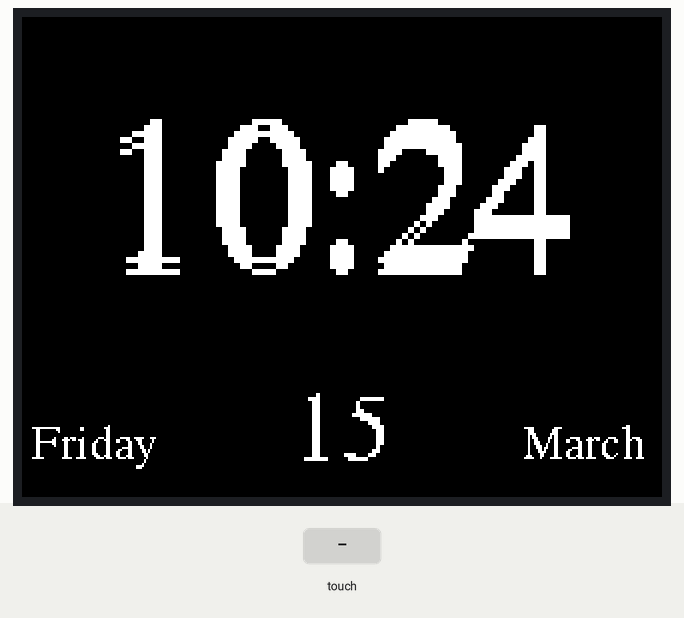
This sketch was run on a simulated Arduino Uno, built with avr-gcc and run on an emulated ATmega328P. Parts: 320×240 colour display. The inputs (shaded band) are chosen by the test bench. The local clock reads 2024-03-15 10:24:30 at power-on unless the sketch sets it; what the sketch prints to the serial monitor is not drawn.

Above: at 1.4 s.
1.5 s: touch panel pressed at 13 % / 10 % of its raw x / y range
At 3.8 s:
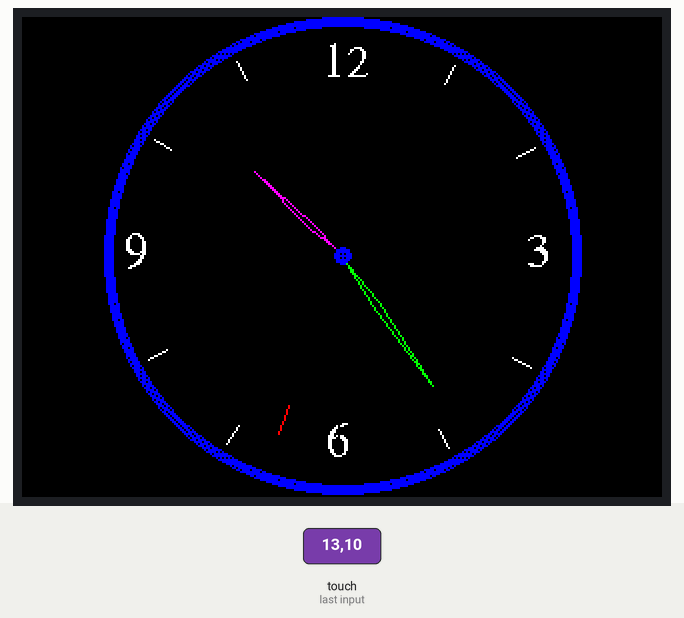
4.5 s: touch panel pressed at 38 % / 10 % of its raw x / y range
At 5.1 s:
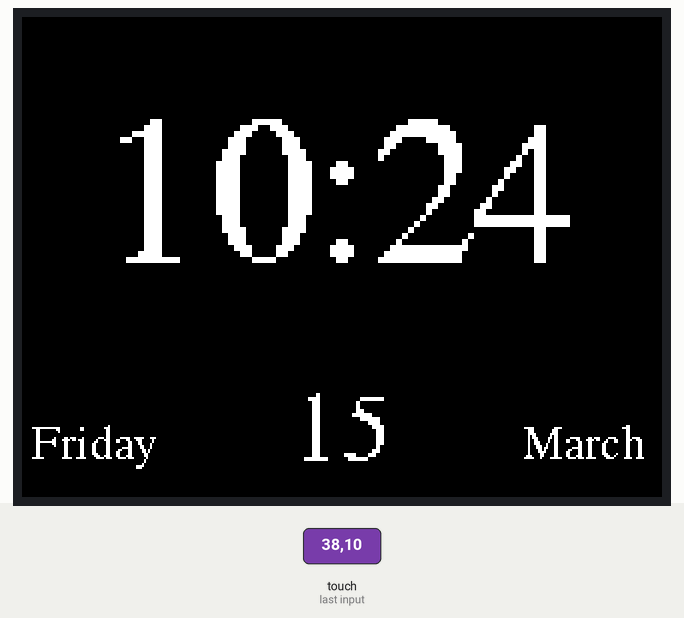
Timing chart, 0 to 7.5 s (numbered marks = the images above; inputs shaded):
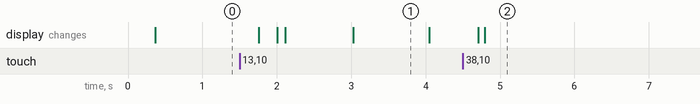

The sketch:

UNO-TFT-Clock.ino
```cpp
/*****************************************************************************
  "Simple Clock" by TomTekTime 05-29-17

HARDWARE:
  Arduino Uno https://www.amazon.com/Elegoo-ATmega328P-ATMEGA16U2-Compatible-Arduino/dp/B01EWOE0UU/ref=sr_1_4?ie=UTF8&qid=1499188869&sr=8-4&keywords=arduino+uno
  DS1307 Timer Uno Shield https://www.amazon.com/gp/product/B00PI6TQWO/ref=oh_aui_detailpage_o04_s00?ie=UTF8&psc=1
  AdaFruit 2.8 TFT Uno Shield http://www.adafruit.com/products/1651

 LIBRARIES:
  Uses DS1307 Library (RTCLib.h) https://github.com/adafruit/RTClib/archive/master.zip
  Uses ADAfruit Graphics Library (Adafruit_GFX.h) https://github.com/adafruit/Adafruit-GFX-Library
  Uses Adafruit TFT Library (Adafruit_ILI9341.h) https://github.com/adafruit/TFTLCD-Library


*****************************************************************************/

// TFT Display Libraries
#include "SPI.h"
#include "Adafruit_GFX.h"
#include "Adafruit_ILI9341.h"
#include "Adafruit_STMPE610.h"
#include "Fonts/FreeSerif18pt7b.h"
#include "Fonts/FreeSerif12pt7b.h"

// Timer Libraries
#include <Wire.h>
#include "RTClib.h"

// For the Adafruit shield, these are the default.
#define TFT_DC 9
#define TFT_CS 10
#define STMPE_CS 8

// Constants
const char daysOfTheWeek[7][12] = {"Sunday", "Monday", "Tuesday", "Wednesday", "Thursday", "Friday", "Saturday"};
const char monthOfTheYear[12][12] = {"January", "February", "March", "April", "May", "June", "July", "August", "September", "October", "November", "December"};

// Global Variables
RTC_DS1307 rtc;
Adafruit_STMPE610 ts = Adafruit_STMPE610(STMPE_CS);
Adafruit_ILI9341 tft = Adafruit_ILI9341(TFT_CS, TFT_DC);
boolean screen1 = true;
String displayTime;

void setup() {
 Serial.begin(9600);
  if (! rtc.begin()) {
    Serial.println("Couldn't find RTC");
    while (1);
  }

  if (! rtc.isrunning()) {
    Serial.println("RTC is NOT running!");
    // following line sets the RTC to the date & time this sketch was compiled
     rtc.adjust(DateTime(F(__DATE__), F(__TIME__)));
     //This line sets the RTC with an explicit date & time, for example to set
    // January 21, 2014 at 3am you would call:
     //rtc.adjust(DateTime(2017, 06, 16, 20, 0, 0));
  }

  tft.begin();
  tft.setRotation(1);
  tft.fillScreen(ILI9341_BLACK);

   if (!ts.begin()) {
    Serial.println("Unable to start touchscreen.");
  }
  else {
    Serial.println("Touchscreen started.");
  }
}


void loop(void) {
   DateTime time = rtc.now();

   if (!ts.bufferEmpty()){            //toggle screen displayed when touch event received
       while(!ts.bufferEmpty()){
          TS_Point p = ts.getPoint();
       }
      if(screen1){
        tft.fillScreen(ILI9341_BLACK);
        drawScreen2(time);
         screen1=!screen1;
      }
      else{
         tft.fillScreen(ILI9341_BLACK);
         drawScreen1(time);
          screen1=!screen1;
      }
    }
    else{                           // otherwise refresh the screen
      if(screen1){
        refreshScreen1(time);
      }
      else{
        refreshScreen2(time);
      }
    }
    delay(100);
 }


void drawScreen1(DateTime time) {

  //Time
  tft.setCursor(40, 120);
  tft.setFont(&FreeSerif18pt7b);
  tft.setTextColor(ILI9341_WHITE);
  tft.setTextSize(3);
  tft.print(getTimeStr(time));
  displayTime = getTimeStr(time);

  //Day of the Week
  tft.setFont(&FreeSerif12pt7b);
  tft.setTextSize(1);
  tft.setCursor(05, 220);
  tft.print(daysOfTheWeek[time.dayOfTheWeek()]);

   //Day of the Month
  tft.setTextSize(2);
  tft.setCursor(135, 220);
  tft.print(time.day());

  //Month (Position based on size of month String)
  tft.setTextSize(1);
  String monthStr = monthOfTheYear[time.month()-1];
  if(monthStr.length() == 3){
     tft.setCursor(270, 220);
  }
  else if(monthStr.length() == 4){
     tft.setCursor(260, 220);
  }
  else if(monthStr.length() == 5){
     tft.setCursor(250, 220);
  }
  else if(monthStr.length() == 6){
     tft.setCursor(240, 220);
  }
  else if(monthStr.length() == 7){
     tft.setCursor(230, 220);
  }
  else if(monthStr.length() == 8){
     tft.setCursor(215, 220);
  }
  else if(monthStr.length() == 9){
     tft.setCursor(210, 220);
  }

 tft.print(monthOfTheYear[time.month()-1]);
}


void refreshScreen1(DateTime time) {
  //Only refresh the digit that changed

  if(getTimeStr(time).charAt(4) != displayTime.charAt(4)){
     tft.fillRect(222, 48, 60, 80,  ILI9341_BLACK);
   }

  if(getTimeStr(time).charAt(3) != displayTime.charAt(3)){
     tft.fillRect(172, 48, 52, 80,  ILI9341_BLACK);
   }

   if(getTimeStr(time).charAt(1) != displayTime.charAt(1)){
     tft.fillRect(91, 48, 55, 80,  ILI9341_BLACK);
   }

   if(getTimeStr(time).charAt(0) != displayTime.charAt(0)){
     tft.fillRect(40, 48, 55, 80,  ILI9341_BLACK);
   }

   if(getTimeStr(time).equals("00:00")){
     tft.fillScreen(ILI9341_BLACK);
   }
  drawScreen1(time);
}


String getTimeStr(DateTime date){
  unsigned int min = date.minute();
  String minStr = String(min);
  if (min < 10 ){
    minStr = "0" + String(min);
  }

  unsigned int hour = date.hour();
  String hourStr = String(hour);
  if(hour <10){
    hourStr = "0" + String(hour);
  }

  String time = hourStr+ ":" + minStr;
  return time;
}


// Globals for Clock Screen
int clockCenterX=160;
int clockCenterY=119;
int oldsec=0;

void drawScreen2(DateTime time){
  // Clear screen
  tft.fillScreen(ILI9341_BLACK);

  // Draw Clockface
  for (int i=0; i<5; i++){
    tft.drawCircle(clockCenterX, clockCenterY, 119-i, ILI9341_BLUE);
  }
  for (int i=0; i<5; i++)  {
    tft.drawCircle(clockCenterX, clockCenterY, i, ILI9341_BLUE);
  }

  tft.setCursor(clockCenterX+92,clockCenterY+5);
  tft.print("3");
  tft.setCursor(clockCenterX-8,clockCenterY+100);
  tft.print("6");
  tft.setCursor(clockCenterX-109,clockCenterY+5);
  tft.print("9");
  //tft.setCursor( clockCenterX-16,clockCenterY-109);
  tft.setCursor( clockCenterX-10,clockCenterY-90);
  tft.print("12");
  for (int i=0; i<12; i++){
    if ((i % 3)!=0)
      drawMark(i);
  }
  drawMin(time.minute());
  drawHour(time.hour(), time.minute());
  drawSec(time.second());
  oldsec=time.second();
}


void refreshScreen2(DateTime time) {
// tft.fillScreen(ILI9341_BLACK);

  if (oldsec!=time.second())
    {
      if (time.second()==0)
      {
        drawMin(time.minute());
        drawHour(time.hour(), time.minute());
      }
      drawSec(time.second());
      oldsec=time.second();
    }
}


void drawMark(int h){
  float x1, y1, x2, y2;

  h=h*30;
  h=h+270;

  x1=110*cos(h*0.0175);
  y1=110*sin(h*0.0175);
  x2=100*cos(h*0.0175);
  y2=100*sin(h*0.0175);

  tft.drawLine(x1+clockCenterX, y1+clockCenterY, x2+clockCenterX, y2+clockCenterY, ILI9341_WHITE);
}

void drawSec(int s){
  float x1, y1, x2, y2;
  int ps = s-1;

  if (ps==-1)
    ps=59;
  ps=ps*6;
  ps=ps+270;

  x1=95*cos(ps*0.0175);
  y1=95*sin(ps*0.0175);
  x2=80*cos(ps*0.0175);
  y2=80*sin(ps*0.0175);

  tft.drawLine(x1+clockCenterX, y1+clockCenterY, x2+clockCenterX, y2+clockCenterY, ILI9341_BLACK);

  s=s*6;
  s=s+270;

  x1=95*cos(s*0.0175);
  y1=95*sin(s*0.0175);
  x2=80*cos(s*0.0175);
  y2=80*sin(s*0.0175);

  tft.drawLine(x1+clockCenterX, y1+clockCenterY, x2+clockCenterX, y2+clockCenterY, ILI9341_RED);
}

void drawMin(int m){
  float x1, y1, x2, y2, x3, y3, x4, y4;
  int pm = m-1;

  if (pm==-1)
    pm=59;
  pm=pm*6;
  pm=pm+270;

  x1=80*cos(pm*0.0175);
  y1=80*sin(pm*0.0175);
  x2=5*cos(pm*0.0175);
  y2=5*sin(pm*0.0175);
  x3=30*cos((pm+4)*0.0175);
  y3=30*sin((pm+4)*0.0175);
  x4=30*cos((pm-4)*0.0175);
  y4=30*sin((pm-4)*0.0175);

  tft.drawLine(x1+clockCenterX, y1+clockCenterY, x3+clockCenterX, y3+clockCenterY, ILI9341_BLACK);
  tft.drawLine(x3+clockCenterX, y3+clockCenterY, x2+clockCenterX, y2+clockCenterY, ILI9341_BLACK);
  tft.drawLine(x2+clockCenterX, y2+clockCenterY, x4+clockCenterX, y4+clockCenterY, ILI9341_BLACK);
  tft.drawLine(x4+clockCenterX, y4+clockCenterY, x1+clockCenterX, y1+clockCenterY, ILI9341_BLACK);

  m=m*6;
  m=m+270;

  x1=80*cos(m*0.0175);
  y1=80*sin(m*0.0175);
  x2=5*cos(m*0.0175);
  y2=5*sin(m*0.0175);
  x3=30*cos((m+4)*0.0175);
  y3=30*sin((m+4)*0.0175);
  x4=30*cos((m-4)*0.0175);
  y4=30*sin((m-4)*0.0175);

  tft.drawLine(x1+clockCenterX, y1+clockCenterY, x3+clockCenterX, y3+clockCenterY, ILI9341_GREEN);
  tft.drawLine(x3+clockCenterX, y3+clockCenterY, x2+clockCenterX, y2+clockCenterY, ILI9341_GREEN);
  tft.drawLine(x2+clockCenterX, y2+clockCenterY, x4+clockCenterX, y4+clockCenterY,ILI9341_GREEN);
  tft.drawLine(x4+clockCenterX, y4+clockCenterY, x1+clockCenterX, y1+clockCenterY, ILI9341_GREEN);
}

void drawHour(int h, int m){
  float x1, y1, x2, y2, x3, y3, x4, y4;
  int ph = h;

  if (m==0)
  {
    ph=((ph-1)*30)+((m+59)/2);
  }
  else
  {
    ph=(ph*30)+((m-1)/2);
  }
  ph=ph+270;

  x1=60*cos(ph*0.0175);
  y1=60*sin(ph*0.0175);
  x2=5*cos(ph*0.0175);
  y2=5*sin(ph*0.0175);
  x3=20*cos((ph+5)*0.0175);
  y3=20*sin((ph+5)*0.0175);
  x4=20*cos((ph-5)*0.0175);
  y4=20*sin((ph-5)*0.0175);

  tft.drawLine(x1+clockCenterX, y1+clockCenterY, x3+clockCenterX, y3+clockCenterY, ILI9341_BLACK);
  tft.drawLine(x3+clockCenterX, y3+clockCenterY, x2+clockCenterX, y2+clockCenterY, ILI9341_BLACK);
  tft.drawLine(x2+clockCenterX, y2+clockCenterY, x4+clockCenterX, y4+clockCenterY, ILI9341_BLACK);
  tft.drawLine(x4+clockCenterX, y4+clockCenterY, x1+clockCenterX, y1+clockCenterY, ILI9341_BLACK);

  h=(h*30)+(m/2);
  h=h+270;

  x1=60*cos(h*0.0175);
  y1=60*sin(h*0.0175);
  x2=5*cos(h*0.0175);
  y2=5*sin(h*0.0175);
  x3=20*cos((h+5)*0.0175);
  y3=20*sin((h+5)*0.0175);
  x4=20*cos((h-5)*0.0175);
  y4=20*sin((h-5)*0.0175);

  tft.drawLine(x1+clockCenterX, y1+clockCenterY, x3+clockCenterX, y3+clockCenterY, ILI9341_MAGENTA);
  tft.drawLine(x3+clockCenterX, y3+clockCenterY, x2+clockCenterX, y2+clockCenterY, ILI9341_MAGENTA);
  tft.drawLine(x2+clockCenterX, y2+clockCenterY, x4+clockCenterX, y4+clockCenterY, ILI9341_MAGENTA);
  tft.drawLine(x4+clockCenterX, y4+clockCenterY, x1+clockCenterX, y1+clockCenterY, ILI9341_MAGENTA);
}
```

Measured:
- after the input at 1.5 s, the display: first changes after 0.26 s (image 1 shows a later state)
- after the input at 4.5 s, the display: first changes after 0.21 s (image 2 shows a later state)
